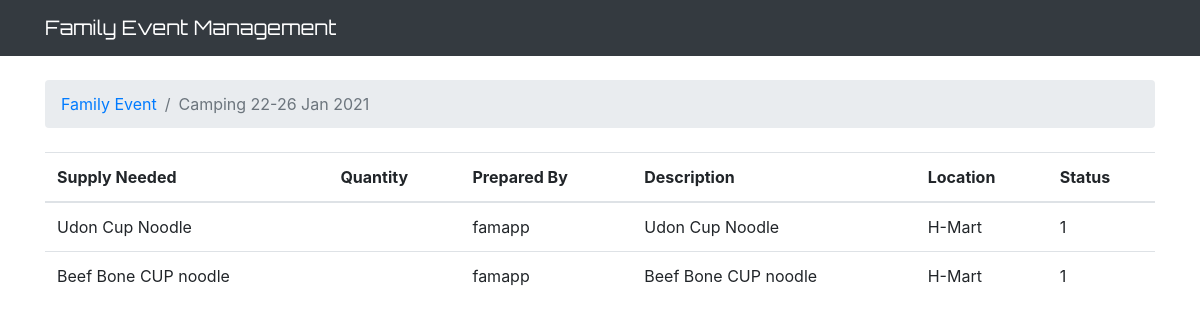
The page /event/1/ on the database its author committed.
### familyevent/models.py (models this page shows, shortened)
class familyevent(models.Model):
  name = models.CharField(max_length = 100, unique=True)
  description = models.CharField(max_length=255)
  location = models.CharField(max_length = 100, unique=True)
  eventdate = models.DateTimeField(null=True)
  created_by = models.ForeignKey(User, null=True, on_delete=models.RESTRICT)

class eventsupply(models.Model):
  name = models.CharField(max_length = 100, unique=True)
  event = models.ForeignKey(familyevent, null=False, related_name='supply',on_delete=models.RESTRICT)
  description = models.CharField(max_length=255,null=True)
  quantity = models.IntegerField(null=True)
  location = models.CharField(max_length = 100,null=True)
  updated_date = models.DateTimeField(null=True)
  prepared = models.ForeignKey(User, null=True, related_name='supply', on_delete=models.RESTRICT)
  created_by = models.ForeignKey(User, null=True,  related_name='+', on_delete=models.RESTRICT)
  status = models.IntegerField(null=False, default=0)

### familyevent/views.py (the view)
# urls.py: url(r'^event/(?P<pk>\d+)/$', views.event_details, name='event_details'),
def event_details(request, pk):
    event = get_object_or_404(familyevent, pk=pk)
    supply = eventsupply.objects.filter(event=pk)
    return render(request, 'event_details.html', {'supply': supply,'event': event})

### templates/event_details.html (shortened to what this page needs)
{% extends 'base.html' %}  {% block breadcrumb %}
<li class="breadcrumb-item"><a href="{% url 'home' %}">Family Event</a></li>
<li class="breadcrumb-item active">{{ event.name }}</li>
{% endblock %} {% block content %}
<table class="table">
  <thead class="thead-inverse">
    <tr>
      <th>Supply Needed</th>
      <th>Quantity</th>
      <th>Prepared By</th>
      <th>Description</th>
      <th>Location</th>
      <th>Status</th>
    </tr>
  </thead>
  <tbody>
    {% for item in supply %}
    <tr>
      <td>{{item.name}}</td>
      <td class="align-middle">{{ item.quanity }}</td>
      <td class="align-middle">{{ item.prepared }}</td>
      <td class="align-middle">{{ item.description }}</td>
      <td class="align-middle">{{ item.location }}</td>
      <td class="align-middle">{{ item.status }}</td>
    </tr>
    {% endfor %}
  </tbody>
</table>
{% endblock %}

### templates/base.html (shortened to what this page needs)
{% load static %}<!DOCTYPE html>
<html lang="en">
  <head>
    <link rel="stylesheet" href="{% static 'css/bootstrap.min.css' %}" />
    <link rel="stylesheet" href="{% static 'css/app.css' %}" />
  </head>
  <body>
    <nav class="navbar navbar-expand-lg navbar-dark bg-dark">
      <div class="container">
        <a class="navbar-brand" href="{% url 'home' %}"
          >Family Event Management</a
        >
      </div>
    </nav>
    <div class="container">
      <ol class="breadcrumb my-4">
        {% block breadcrumb %} {% endblock %}
      </ol>
      {% block content %} {% endblock %}
    </div>
  </body>
</html>

### static/css/app.css (style rules this page uses)
.navbar-brand { font-family: 'Orbitron', sans-serif; }

### rows shown on the page
familyevent: name "Camping 22-26 Jan 2021"
eventsupply: name "Udon Cup Noodle", prepared "famapp", description "Udon Cup Noodle", location "H-Mart", status "1"
eventsupply: name "Beef Bone CUP noodle", prepared "famapp", description "Beef Bone CUP noodle", location "H-Mart", status "1"
